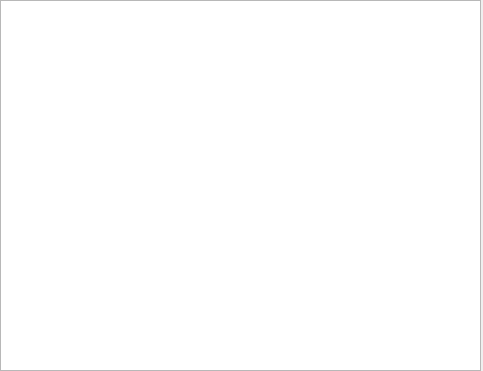
<?xml version="1.0" encoding="UTF-8"?>
<ui version="4.0">
 <class>Widget</class>
 <widget class="QWidget" name="Widget">
  <property name="geometry">
   <rect>
    <x>0</x>
    <y>0</y>
    <width>483</width>
    <height>371</height>
   </rect>
  </property>
  <property name="windowTitle">
   <string>Widget</string>
  </property>
  <widget class="QListWidget" name="listWidget">
   <property name="geometry">
    <rect>
     <x>0</x>
     <y>0</y>
     <width>481</width>
     <height>371</height>
    </rect>
   </property>
  </widget>
 </widget>
 <resources/>
 <connections/>
</ui>
